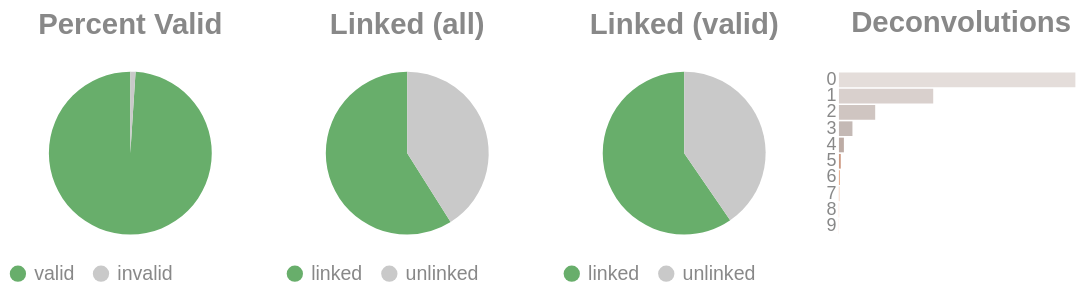

Source (notebook cell):
### Code cell
if SKIPLR:
    pass
else:
    clash = Counter()
    for i in valids['molecule'].to_list():
        _mol = i.split("-")
        if len(_mol) == 1:
            clash.update('0')
        else:
            clash.update(_mol[-1])

    _d = {"deconvolutions": [], 'count': []}
    for k,v in clash.items():
        _d['deconvolutions'].append(k)
        _d['count'].append(v)

    tot_valid = valids['reads'].sum()
    mask = valids['reads'] >= 2
    n_linked_reads = valids.filter(mask)['reads'].sum()
    if n_linked_reads == 0:
        print_html("No linked molecules (>=2 reads) were detected; skipping linked-only distributions.")
        SKIPLR = True
    else:
        perc_valid = round(tot_valid / n_reads, 4)
        linked_perc_abs = round(n_linked_reads / n_reads, 4)
        linked_perc = round(n_linked_reads / tot_valid, 4)

    _valid = pl.DataFrame({"valids": ['valid', 'invalid'], "count": [tot_valid, n_reads - tot_valid]})
    _linked_abs = pl.DataFrame({"linked (absolute)": ['linked', 'unlinked'], "count": [n_linked_reads, n_reads - n_linked_reads]})
    _linked_rel = pl.DataFrame({"linked (valids)": ['linked', 'unlinked'], "count": [n_linked_reads, tot_valid - n_linked_reads]})

    (
        alt.hconcat(
            piechart(_valid, goodval = 'valid', title = "Percent Valid"),
            piechart(_linked_abs, goodval = "linked", title =  "Linked (all)"),
            piechart(_linked_rel, goodval = "linked", title =  "Linked (valid)"),
            convolutionbar(pl.DataFrame(_d), title = "Deconvolutions"),
            center = True,
            bounds = 'flush'
        )
        .resolve_scale(color='independent')
        .resolve_legend('independent')
        .properties(usermeta={'embedOptions': {"actions": False}})
    ).display()

### Figure 1 — Vega-Lite specification as saved in the notebook (floating-point values rounded to 4 significant figures)
{"width": "container", "height": 400, "config": {"title": {"anchor": "start", "dy": -15, "fontSize": 18, "color": "#888888", "subtitleColor": "#888888", "subtitleFontSize": 14}, "arc": {"fill": "#0072B2"}, "axis": {"domainColor": "#888888", "domainWidth": 0.5, "gridWidth": 0.2, "grid": false, "titleFontWeight": 400, "titleFontSize": 15, "labelFontSize": 11, "labelColor": "#888888", "tickColor": "#888888", "tickWidth": 0.2, "titleColor": "#888888"}, "axisBand": {"grid": false}, "axisX": {"grid": true, "tickSize": 10, "domainCap": "round"}, "axisY": {"domain": false, "grid": true, "tickSize": 0, "domainCap": "round"}, "background": "transparent", "header": {"labelFontSize": 15, "labelColor": "#888888", "titleFontSize": 15, "titleFontWeight": 600, "titleColor": "#888888"}, "legend": {"labelFont": "sans-serif", "labelFontSize": 12, "labelColor": "#888888", "symbolSize": 100, "symbolType": "circle", "titleFontSize": 12, "titlePadding": 10, "titleColor": "#888888", "title": null}, "range": {"category": ["#E69F00", "#56B4E9", "#009E73", "#F0E442", "#0072B2", "#D55E00", "#CC79A7", "#000000"], "diverging": ["#cfe8f3", "#a2d4ec", "#73bfe2", "#46abdb", "#1696d2", "#12719e"]}, "area": {"fill": "#0072B2", "fillOpacity": 0.7, "line": true, "strokeOpacity": 0.7}, "line": {"color": "#0072B2", "stroke": "#0072B2", "strokeWidth": 2}, "trail": {"color": "#0072B2", "stroke": "#0072B2", "strokeWidth": 0, "size": 1}, "point": {"filled": true, "fillOpacity": 1.0, "size": 95}, "text": {"color": "#888888", "fontSize": 11, "align": "right", "fontWeight": 400, "size": 11}, "bar": {"fill": "#0072B2", "stroke": null}, "view": {"stroke": null, "continuousWidth": 660, "continuousHeight": 400}}, "hconcat": [{"data": {"name": "data-ca0c634d3ee7b300faf337cb157d5d43"}, "mark": {"type": "arc"}, "encoding": {"color": {"field": "valids", "legend": {"orient": "bottom", "title": null}, "scale": {"domain": ["valid", "invalid"], "range": ["#68ae6b", "#C9C9C9"]}, "title": "Valids", "type": "nominal"}, "theta": {"field": "count", "type": "quantitative"}, "tooltip": [{"field": "valids", "title": "Valids", "type": "ordinal"}, {"field": "percent", "format": ".2%", "title": "Percent", "type": "quantitative"}, {"field": "count", "title": "Count", "type": "quantitative"}]}, "height": 100, "title": {"text": "Percent Valid", "align": "center", "anchor": "middle"}, "transform": [{"calculate": "datum.count / 4229276", "as": "percent"}], "width": 150}, {"data": {"name": "data-39b94c1bfc53bee371750c6d43169a18"}, "mark": {"type": "arc"}, "encoding": {"color": {"field": "linked (absolute)", "legend": {"orient": "bottom", "title": null}, "scale": {"domain": ["linked", "unlinked"], "range": ["#68ae6b", "#C9C9C9"]}, "title": "Linked (Absolute)", "type": "nominal"}, "theta": {"field": "count", "type": "quantitative"}, "tooltip": [{"field": "linked (absolute)", "title": "Linked (Absolute)", "type": "ordinal"}, {"field": "percent", "format": ".2%", "title": "Percent", "type": "quantitative"}, {"field": "count", "title": "Count", "type": "quantitative"}]}, "height": 100, "title": {"text": "Linked (all)", "align": "center", "anchor": "middle"}, "transform": [{"calculate": "datum.count / 4229276", "as": "percent"}], "width": 150}, {"data": {"name": "data-19d36dfc79d367a2cd1d43b210b759aa"}, "mark": {"type": "arc"}, "encoding": {"color": {"field": "linked (valids)", "legend": {"orient": "bottom", "title": null}, "scale": {"domain": ["linked", "unlinked"], "range": ["#68ae6b", "#C9C9C9"]}, "title": "Linked (Valids)", "type": "nominal"}, "theta": {"field": "count", "type": "quantitative"}, "tooltip": [{"field": "linked (valids)", "title": "Linked (Valids)", "type": "ordinal"}, {"field": "percent", "format": ".2%", "title": "Percent", "type": "quantitative"}, {"field": "count", "title": "Count", "type": "quantitative"}]}, "height": 100, "title": {"text": "Linked (valid)", "align": "center", "anchor": "middle"}, "transform": [{"calculate": "datum.count / 4185824", "as": "percent"}], "width": 150}, {"data": {"name": "data-90b731dd54438e3c76460b5bd67c61fc"}, "mark": {"type": "bar"}, "encoding": {"color": {"field": "deconvolutions", "legend": null, "scale": {"scheme": "lightgreyred"}, "type": "nominal"}, "tooltip": [{"field": "deconvolutions", "title": "Deconvolutions", "type": "ordinal"}, {"field": "percent", "format": ".2%", "title": "Percent", "type": "quantitative"}, {"field": "count", "title": "Count", "type": "quantitative"}], "x": {"axis": null, "field": "count", "type": "quantitative"}, "y": {"field": "deconvolutions", "sort": "ascending", "title": null, "type": "nominal"}}, "height": 100, "title": {"text": "Deconvolutions", "align": "center", "anchor": "middle"}, "transform": [{"calculate": "datum.count / 2543007", "as": "percent"}], "width": 150}], "bounds": "flush", "center": true, "resolve": {"legend": {"angle": "independent"}, "scale": {"color": "independent"}}, "usermeta": {"embedOptions": {"actions": false}}, "$schema": "https://vega.github.io/schema/vega-lite/v6.4.1.json", "datasets": {"data-ca0c634d3ee7b300faf337cb157d5d43": [{"valids": "valid", "count": 4185824}, {"valids": "invalid", "count": 43452}], "data-39b94c1bfc53bee371750c6d43169a18": [{"linked (absolute)": "linked", "count": 2492898}, {"linked (absolute)": "unlinked", "count": 1736378}], "data-19d36dfc79d367a2cd1d43b210b759aa": [{"linked (valids)": "linked", "count": 2492898}, {"linked (valids)": "unlinked", "count": 1692926}], "data-90b731dd54438e3c76460b5bd67c61fc": [{"deconvolutions": "0", "count": 1548220}, {"deconvolutions": "1", "count": 617368}, {"deconvolutions": "2", "count": 237472}, {"deconvolutions": "3", "count": 88447}, {"deconvolutions": "4", "count": 32415}, {"deconvolutions": "5", "count": 12041}, {"deconvolutions": "6", "count": 4478}, {"deconvolutions": "7", "count": 1673}, {"deconvolutions": "8", "count": 646}, {"deconvolutions": "9", "count": 247}]}}
